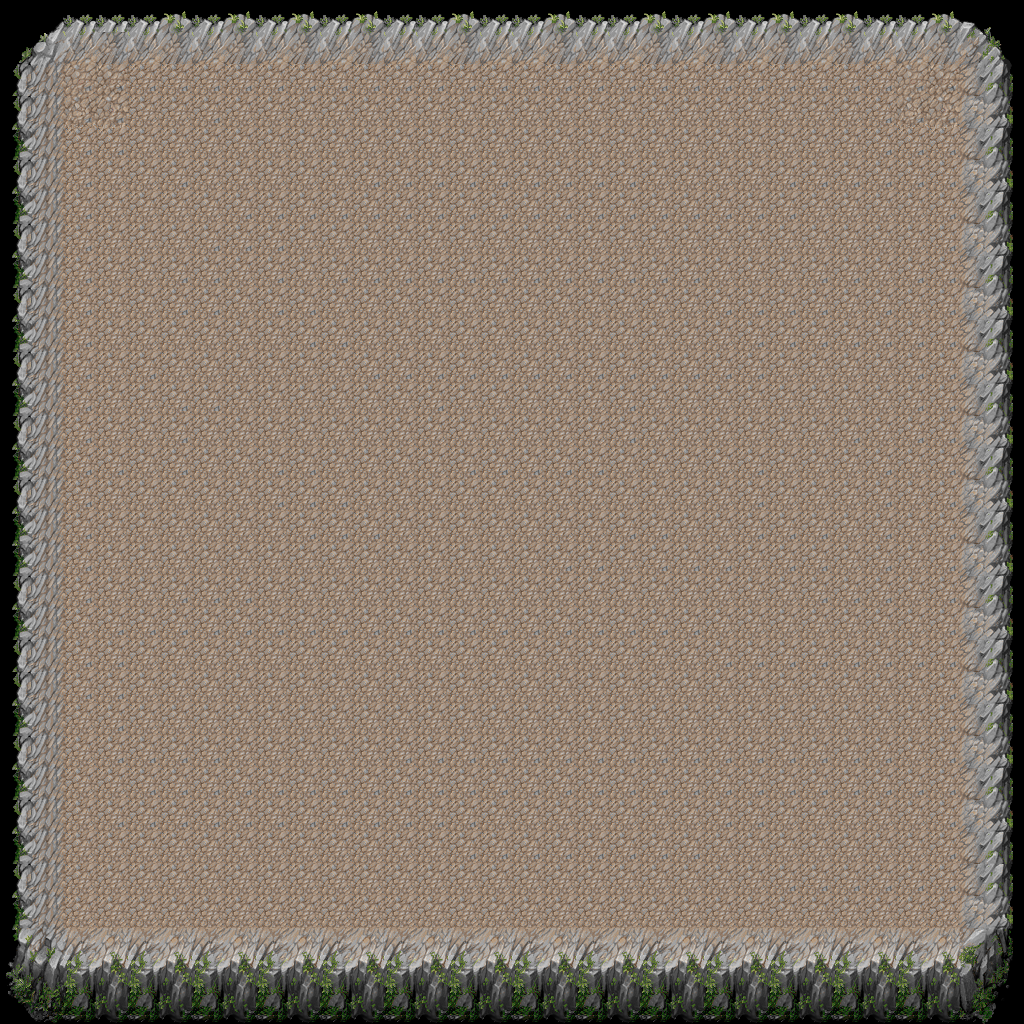

A 2D game scene composited from a Tiled map and its tileset images. What follows is a short description and the map's XML, with every tile layer's data as written:
An orthogonal 32x32 tile map with 32x32 px tiles, 1 tile layer (Tile Layer 1) and 2 objects (Player, NPC).

<map version="1.0" tiledversion="1.1.6" orientation="orthogonal" renderorder="right-down" width="32" height="32" tilewidth="32" tileheight="32" infinite="0" nextobjectid="4">
 <tileset firstgid="1" source="mountain_landscape_25.tsx" />
 <layer name="Tile Layer 1" width="32" height="32">
  <data encoding="csv">
1,2,3,3,3,4,3,4,3,4,3,4,3,3,4,3,3,4,3,3,4,3,4,3,4,3,4,3,3,4,5,6,
17,18,19,20,19,20,19,20,19,20,19,20,19,19,20,19,19,20,19,19,20,19,20,19,20,19,20,19,19,20,21,22,
33,34,35,36,11,11,11,11,11,11,11,11,11,11,11,11,11,11,11,11,11,11,11,11,11,11,11,11,35,36,37,38,
33,34,51,52,27,27,11,27,27,27,27,27,27,27,27,27,27,27,27,27,27,27,27,27,27,27,27,11,51,52,53,54,
49,50,11,11,43,43,27,43,43,43,43,43,43,43,43,43,43,43,43,43,43,43,43,43,43,43,43,11,11,11,37,38,
33,34,11,27,43,11,43,43,43,43,43,11,11,11,11,11,11,11,11,11,27,27,27,27,11,11,11,11,11,11,53,54,
49,50,11,43,43,27,27,11,11,11,11,11,11,11,11,11,11,11,11,11,11,11,11,11,11,27,27,27,27,11,37,38,
33,34,11,43,27,43,11,11,11,27,27,27,27,27,27,27,27,27,27,27,27,27,27,27,27,43,43,43,43,11,53,54,
49,50,11,43,43,11,11,27,11,43,11,11,11,11,11,11,11,11,11,11,11,11,43,43,43,11,11,27,11,11,37,38,
33,34,11,27,43,11,11,43,11,11,27,27,27,27,27,27,27,27,27,27,27,27,11,11,11,11,27,11,27,11,53,54,
49,50,11,43,43,27,27,27,27,11,11,43,43,43,43,43,43,43,43,43,43,43,27,11,11,11,11,11,11,11,37,38,
33,34,11,43,11,43,43,43,43,27,27,11,11,11,11,11,11,11,11,11,11,11,11,11,27,27,27,27,11,11,53,54,
49,50,11,43,27,11,11,27,43,43,43,27,27,11,27,27,27,27,27,11,27,27,27,27,43,43,43,43,11,11,37,38,
33,34,11,43,43,11,27,43,43,43,43,43,43,27,43,43,43,43,43,11,43,43,43,43,43,27,11,43,11,11,53,54,
49,50,11,11,43,11,43,43,11,11,43,43,43,43,11,11,11,11,11,27,43,43,43,11,43,43,27,11,27,11,37,38,
33,34,11,27,27,27,43,27,11,11,11,43,43,27,27,27,27,27,27,43,27,27,27,11,43,43,43,11,43,11,53,54,
49,50,11,43,43,43,43,43,27,11,11,11,43,43,43,43,43,43,43,11,11,43,43,11,11,11,43,11,43,11,37,38,
49,50,11,43,27,43,43,43,43,27,27,27,27,43,43,27,27,11,11,27,11,11,11,27,11,11,43,11,43,11,53,54,
33,34,11,43,43,11,11,11,43,43,43,43,43,43,43,43,43,27,27,43,27,27,27,43,27,11,11,11,43,11,37,38,
49,50,43,11,11,11,11,11,11,11,11,11,11,11,11,11,11,11,11,11,11,11,43,43,43,43,43,43,43,11,53,54,
33,34,11,11,27,27,27,27,27,27,27,27,27,27,27,27,27,27,27,27,27,27,11,11,11,11,11,11,11,11,37,38,
33,34,11,11,43,43,43,43,43,43,43,43,43,43,43,43,43,43,43,43,43,43,27,27,27,27,27,27,27,11,53,54,
49,50,27,11,27,27,27,27,27,27,27,27,27,27,27,27,27,27,27,27,27,43,43,43,43,43,43,43,43,11,37,38,
33,34,43,11,11,11,11,43,43,43,43,43,11,11,11,11,11,11,11,11,11,11,11,11,11,11,11,11,43,11,53,54,
49,50,43,27,11,11,11,11,11,11,11,11,11,11,11,11,11,11,11,11,11,11,11,11,11,11,11,11,11,11,37,38,
33,34,43,11,11,11,11,11,11,11,11,11,11,11,11,27,27,27,27,27,27,27,11,11,27,27,27,27,27,11,53,54,
49,50,43,27,27,27,27,27,27,27,27,27,27,27,11,11,11,11,11,11,11,11,27,27,43,43,43,43,43,11,37,38,
33,34,43,43,43,43,43,43,43,43,43,43,43,43,27,27,27,27,27,27,27,27,43,43,11,11,11,11,11,11,37,38,
49,50,27,27,27,43,43,27,27,27,27,27,27,27,43,43,43,43,43,43,43,43,43,27,27,27,27,27,27,27,53,54,
65,66,67,68,67,68,67,68,67,68,67,68,67,68,67,68,67,68,67,68,67,68,67,68,67,68,67,68,67,68,69,70,
81,82,83,84,83,84,83,84,83,84,83,84,83,84,83,84,83,84,83,84,83,84,83,84,83,84,83,84,83,84,85,86,
97,98,99,100,99,100,99,100,99,100,99,100,99,100,99,100,99,100,99,100,99,100,99,100,99,100,99,100,99,100,101,102
</data>
 </layer>
 <objectgroup name="Spawn Point">
  <object id="1" name="Player" x="394" y="472">
   <point />
  </object>
  <object id="2" name="NPC" x="688" y="472">
   <point />
  </object>
 </objectgroup>
</map>
